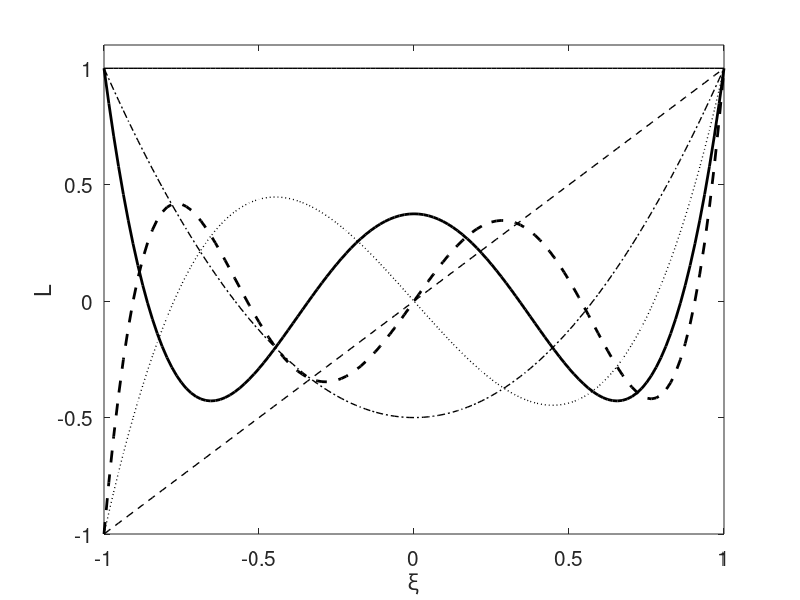

The MATLAB source for this figure:

clear all
close all

%==========
% Graphs of the Legendre polynomials
%==========

nplot = 2*64;

for i=1:nplot+1
   xi(i) = -1.0+2.0*(i-1)/nplot;
end

figure(1)
hold on
xlabel('\xi','fontsize',15);
ylabel('L','fontsize',15);
set(gca,'fontsize',15)
box on
 
iplot = 1;

%----
for degree=0:5 
%----
 
for i=1:nplot+1
  x=xi(i);
  if(degree==0)
   Le(i) = 1.0;
  elseif(degree==1)
   Le(i) = x;
  elseif(degree==2)
   Le(i) = 0.5*(3*x^2-1);
  elseif(degree==3)
   Le(i) = 0.5*(5*x^2-3)*x;
  elseif(degree==4)
   Le(i) = 0.125*(35*x^4-30*x^2+3);
  elseif(degree==5)
   Le(i) = 0.125*(63*x^4-70*x^2+15)*x;
  end
end

if(iplot==1)
   plot(xi,Le,'k-','linewidth',1);
elseif(iplot==2)
   plot(xi,Le,'k--','linewidth',1);
elseif(iplot==3)
   plot(xi,Le,'k-.','linewidth',1);
elseif(iplot==4)
   plot(xi,Le,'k:','linewidth',1);
elseif(iplot==5)
   plot(xi,Le,'k-','linewidth',2);
else
   plot(xi,Le,'k--','linewidth',2);
   iplot = 0;
end

iplot = iplot+1;

%----
end % of degree
%----

axis([-1 1 -1 1.1])
 
%---
% done
%---
